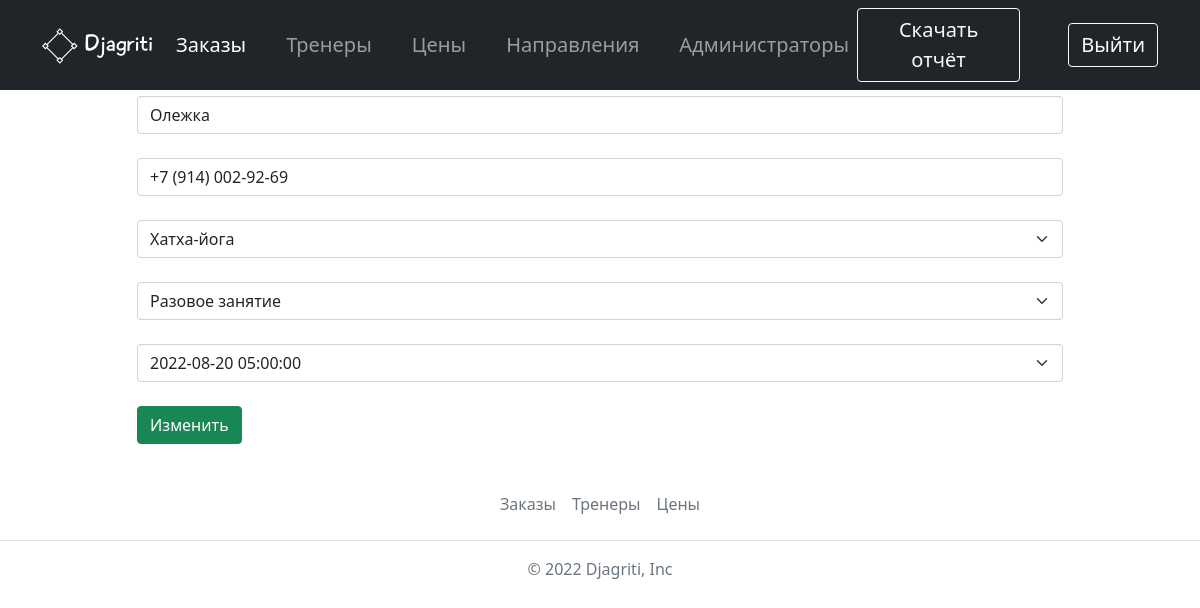
Screenshot of /update_order/13 (signed in) with the database file from the repository.
### crm/models.py (models this page shows, shortened)
class Order(models.Model):
    order_dt = models.DateTimeField(auto_now=True)
    order_name = models.CharField(max_length=30, verbose_name='Имя')
    order_phone = models.CharField(max_length=18, verbose_name='Телефон')
    order_napr = models.ForeignKey(NaprCrm, on_delete=models.PROTECT, null=True, blank=True, verbose_name='Направление')
    order_price = models.ForeignKey(Price, on_delete=models.PROTECT, null=True, blank=True, verbose_name="Абонемент")
    date = models.DateTimeField(verbose_name="Дата и время")
    class Meta:
        verbose_name = 'Заказ'
        verbose_name_plural = 'Заказы'

### crm/views.py (the view)
# urls.py: path('update_order/<id_order>', update_order, name='update_order'),
@login_required
def update_order(request, id_order):
    order = Order.objects.get(pk=id_order)
    form = OrderForm(request.POST or None, instance=order)
    if form.is_valid():
        form.save()
        return redirect('dashboard')
    return render(request, 'crm/update_order.html', {'order': order, 'form': form})

### crm/forms.py (shortened to what this page needs)
class OrderForm(forms.ModelForm):
    class Meta:
        model = Order
        fields = ['order_name', 'order_phone', 'order_napr', 'order_price', 'date']
        widgets = {
            'order_name': forms.TextInput(
                attrs={'class': 'form-control', 'placeholder': 'Имя', 'pattern': '^[А-Яа-яЁё\s]+$',
                       "title": "Только кириллические символы"}),
            'order_phone': forms.TextInput(
                attrs={'type': 'tel', 'class': 'form-control', 'placeholder': 'Номер телефона'}),
            'order_napr': forms.Select(attrs={'class': 'form-select'}),
            'order_price': forms.Select(attrs={'class': 'form-select'}),
            'date': forms.TextInput(attrs={'class': 'form-select', 'placeholder': 'Дата и время'})
        }

### crm/models.py (called while the page is built)
    def __str__(self):
        return self.napr_name

    def __str__(self):
        return self.price_name

### crm/templates/crm/update_order.html (shortened to what this page needs)
{% extends 'crm/admin_base.html' %}
{% load static %}
{% block content %}
<div class="container pt-5">
<form action="{% url 'update_order' order.id %}" method="post">
      <div class="row mb-3 mt-5 justify-content-center mb-4">
        <div class="col-sm-10">
              {{form.order_name}}
        </div>
      </div>
      <div class="row mb-3 justify-content-center mb-4">
        <div class="col-sm-10">
              {{form.order_phone}}
        </div>
      </div>
        <div class="row mb-3 justify-content-center mb-4">
            <div class="col-sm-10">
                {{form.order_napr}}
            </div>
        </div>
        <div class="row mb-3 justify-content-center mb-4">
            <div class="col-sm-10">
                {{form.order_price}}
            </div>
        </div>
        <div class="row mb-3 justify-content-center mb-4">
        <div class="col-sm-10">
              {{form.date}}
        </div>
      </div>
    <div class="row mb-3 justify-content-center mb-4">
        <div class="col-sm-10">
              <input type="submit" value="Изменить" class="btn btn-success">
        </div>
      </div>
    </form>
    </div>
{% endblock %}

### rows the page displays
Order: order_name "Олежка", order_phone "+7 (914) 002-92-69", order_napr "Хатха-йога", order_price "Разовое занятие", date "2022-08-20 05:00:00"
